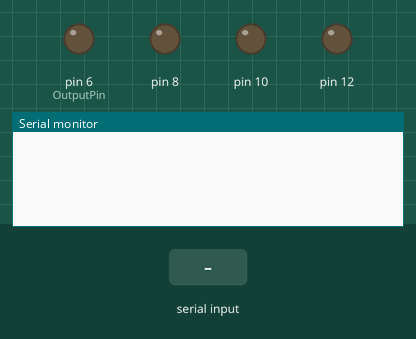
Bench run of a sketch on a simulated Arduino Uno, built with avr-gcc and run on an emulated ATmega328P. Shown: output pins drawn as LEDs (lit = HIGH), the last lines printed to the serial monitor. Inputs (shaded band) come from the test bench. Random numbers use the default seed unless the sketch sets one.

Above: at 1.2 s.
1.3 s: "1" received over Serial
At 2.3 s:
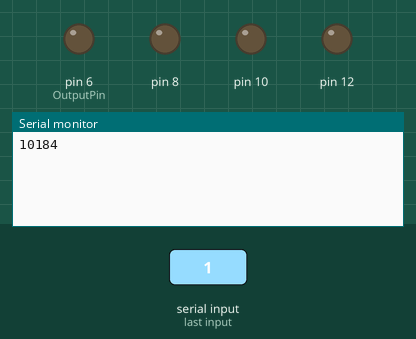
2.8 s: "0" received over Serial
At 3.5 s:
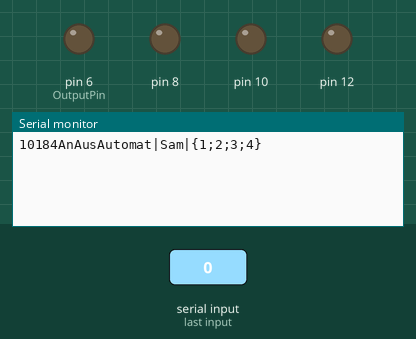

The sketch:

Sketch.ino
```cpp
enum Method
{
  Hello = 0,
  Ping = 1,
  TurnOff = 2,
  TurnOn = 3
};

typedef struct
{
  int Id;
  int OutputPin;
  int InputPin;
} Socket;

Socket Sockets[4];
String DeviceName;
String NO_NOT_DELETE; // else you can´t concat strings... very strange...
int NumberOfSockets;
long SessionId;

void setup()
{
  DeviceName = "Sam";

  Sockets[0].Id = 1;
  Sockets[0].InputPin = 5;
  Sockets[0].OutputPin = 6;

  Sockets[1].Id = 2;
  Sockets[1].InputPin = 7;
  Sockets[1].OutputPin = 8;

  Sockets[2].Id = 3;
  Sockets[2].InputPin = 9;
  Sockets[2].OutputPin = 10;

  Sockets[3].Id = 4;
  Sockets[3].InputPin = 11;
  Sockets[3].OutputPin = 12;

  setupSockets();
  generateSessionId();

  Serial.begin(38400);

  delay(25);
}

void generateSessionId()
{
  randomSeed(analogRead(0));
  SessionId = random(1000, 15000);
}

void setupSockets()
{
  NumberOfSockets = sizeof(Sockets) / sizeof(*Sockets);

  for (int i = 0; i < NumberOfSockets; i++)
  {
    pinMode(Sockets[i].OutputPin, OUTPUT);
    pinMode(Sockets[i].InputPin, INPUT);
  }
}

void loop()
{
}

void serialEvent()
{
  int value = Serial.read();
  int method = (value & 3);
  int socketId  = (value - (int)method) >> 2;

  switch (method)
  {
    case Hello:
      printHello();
      break;
    case Ping:
      Serial.print(String(SessionId));
      break;
    case TurnOff:
      Serial.print(switchSocket(socketId, false));
      break;
    case TurnOn:
      Serial.print(switchSocket(socketId, true));
      break;
  }
}
void printHello()
{
  String message = "AnAusAutomat|" + DeviceName + "|{";

  for (int i = 0; i < NumberOfSockets; i++)
  {
    message += String(Sockets[i].Id) + ";";
  }
  message = message.substring(0, message.length() - 1);
  message += "}";

  Serial.print(message);
}

bool switchSocket(int id, bool powerOn)
{
  Socket socket = getSocket(id);
  bool isActiveLow = isNegativeLogic(socket.OutputPin, socket.InputPin);

  // powerOn | isActiveLow | pinResult
  // true    | true            | LOW
  // false   | true            | HIGH
  // true    | false           | HIGH
  // false   | false           | LOW
  // => powerOn == isActiveLow = LOW = 0
  // => powerOn != isActiveLow = HIGH = 1
  bool switchToHigh = powerOn != isActiveLow;

  digitalWrite(socket.OutputPin, switchToHigh);

  return digitalReadOutputPin(socket.OutputPin) == switchToHigh;
}

Socket getSocket(int id)
{
  for (int i = 0; i < NumberOfSockets; i++)
  {
    if (Sockets[i].Id == id)
    {
      return Sockets[i];
    }
  }
  //return NULL;
}

bool isNegativeLogic(int outputPin, int inputPin)
{
  int outputPinStatus = digitalReadOutputPin(outputPin);
  int inputPinStatus = digitalRead(inputPin);

  return outputPinStatus != inputPinStatus;
}

int digitalReadOutputPin(uint8_t pin)
{
  uint8_t bit = digitalPinToBitMask(pin);
  uint8_t port = digitalPinToPort(pin);

  if (port == NOT_A_PIN)
  {
   return LOW;
  }

  return (*portOutputRegister(port) & bit) ? HIGH : LOW;
}
```

Measured:
- after the input at 1.3 s, the serial monitor: prints a new line at once (image 1)
- after the input at 2.8 s, the serial monitor: prints a new line at once (image 2)
